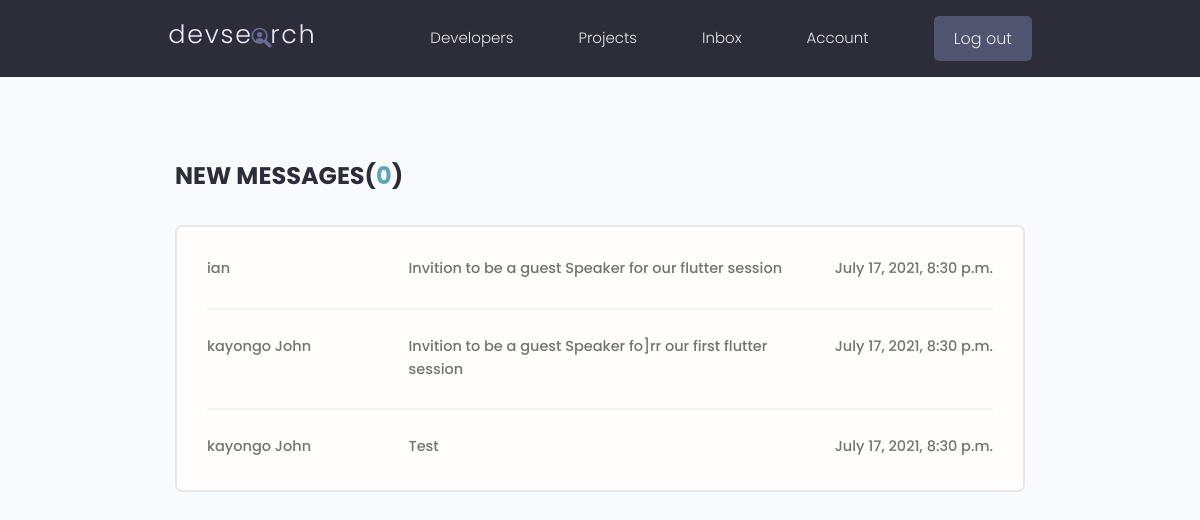
Screenshot of /inbox/ (signed in) with the database file from the repository.
### users/models.py (models this page shows, shortened)
class Message(models.Model):
    sender = models.ForeignKey(
        Profile, on_delete=models.SET_NULL, null=True, blank=True)
    recipient = models.ForeignKey(
        Profile, on_delete=models.SET_NULL,
        null=True, blank=True, related_name='messages'
    )
    name = models.CharField(max_length=200, null=True, blank=True)
    email = models.EmailField(max_length=300, null=True, blank=True)
    is_read = models.BooleanField(default=False, null=True)
    subject = models.CharField(max_length=200, null=True, blank=True)
    body = models.TextField()
    id = models.UUIDField(default=uuid.uuid4,
                          primary_key=True, unique=True, editable=False)
    created = models.DateTimeField(auto_now_add=True)
    class Meta:
        ordering = ['is_read', '-created']

### users/views.py (the view)
# urls.py: path('inbox/', views.inbox, name='inbox'),
@login_required(login_url='login')
def inbox(request):
    profile = request.user.profile
    messageRequests = profile.messages.all()
    unreadCount = messageRequests.filter(is_read=False).count()
    context = {'messageRequests': messageRequests, 'unreadCount': unreadCount}
    return render(request, 'users/inbox.html', context)

### users/templates/users/inbox.html
{% extends 'main.html' %} {% load static %}{% block content %}
<main class="inbox my-xl">
    <div class="content-box">
        <h3 class="inbox__title">New Messages(<span>{{ unreadCount }}</span>)</h3>
        <ul class="messages">
            {% for message in messageRequests %}
            {% if message.is_read == False %}
                <li class="message message--unread">
            {% else %}
                 <li class="message ">
            {% endif %}
                    <a href="{% url 'message' message.id %}">
                        <span class="message__author">{{ message.name|slice:"12" }}</span>
                        <span class="message__subject">{{ message.subject }}</span>
                        <span class="message__date">{{ message.created }}</span>
                    </a>
                </li>
            {% endfor %}
        </ul>
    </div>
</main>
{% endblock content %}

### static/styles/app.css (style rules this page uses)
:root { --color-sub: #2d2d39; }
.content-box { width: 95%; max-width: 85rem; margin: 0 auto; }
.inbox { height: 90vh; }
.inbox__title, .inbox__title span { font-size: 2.4rem; font-weight: 700; color: var(--color-sub); text-transform: uppercase; text-align: left; margin-bottom: 3rem; }
.inbox__title span { color: var(--color-main); }
.messages { list-style: none; background: var(--color-white); padding: 0.5rem 3rem; border: 2px solid var(--color-light); border-radius: 0.7rem; }
.message { padding: 2.5rem 0; }
.message > a span { font-size: 1.45rem; font-weight: 500; }
.message:not(:last-child) { border-bottom: 2px solid var(--color-white-light); }
.message > a { display: flex; gap: 1rem; }
.message__author, .message__date { flex-basis: 25%; }
.message__subject { flex-basis: 50%; }
.message__date { text-align: right; }

### static/uikit/styles/modules/_variables.css (style rules this page uses)
:root { --color-main: #5aa5b9; --color-main-light: #e6faff; --color-sub: #3f4156; --color-sub-light: #51546e; --color-sub-lighter: #ededfd; --color-text: #737373; --color-gray: #8b8b8b; --color-light: #e5e7eb; --color-light-gray: #767676; --color-bg: #f8fafd; --color-white: #fffefd; --color-white-light: #f3f3f3; --color-success: #359e64; --color-success-bg: #def8e8; --color-error: #fc4b0b; --color-error-bg: #fff2ee; --font-base: 'Poppins', arial, helvetica, 'Segoe UI', roboto, ubuntu, sans-serif; --font-monospace: 'Fira Code', 'Courier New', courier, monospace; --font-regular: 300; --font-medium: 500; --font-bold: 700; --generic-shadow: 1px 1px 5px #00000010; --generic-transition: all 0.3s ease-in-out; }

### static/uikit/styles/modules/_base.css (style rules this page uses)
* { margin: 0; padding: 0; box-sizing: border-box; text-rendering: optimizeLegibility; color: inherit; font-size: inherit; }
html { font-size: 50%; }
@media only screen and (min-width: 480px) { html { font-size: 56.25%; } }
@media only screen and (min-width: 1200px) { html { font-size: 62.5%; } }
body { line-height: 1.6; font-weight: 400; font-size: 1.5rem; color: var(--color-text); background-color: var(--color-bg); min-height: 100vh; }

### static/uikit/styles/modules/_typography.css (style rules this page uses)
* { font-family: var(--font-base); }
h3 { font-size: 3.2rem; font-weight: var(--font-medium); }
p, span, strong { font-size: 1.6rem; color: var(--color-text); font-weight: var(--font-regular); }
a { padding-bottom: 2px; text-decoration: none; display: inline-block; color: var(--color-main); font-weight: var(--font-medium); }

### static/uikit/styles/modules/_utilities.css (style rules this page uses)
.my-xl { margin: 8rem auto; }

### rows the page displays
Message: name "ian", subject "Invition to be a guest Speaker for our flutter session", created "July 17, 2021, 8:30 p.m."
Message: name "kayongo John", subject "Invition to be a guest Speaker fo]rr our first flutter session", created "July 17, 2021, 8:30 p.m."
Message: name "kayongo John", subject "Test", created "July 17, 2021, 8:30 p.m."

### other values shown
{{ unreadCount }} "0"
